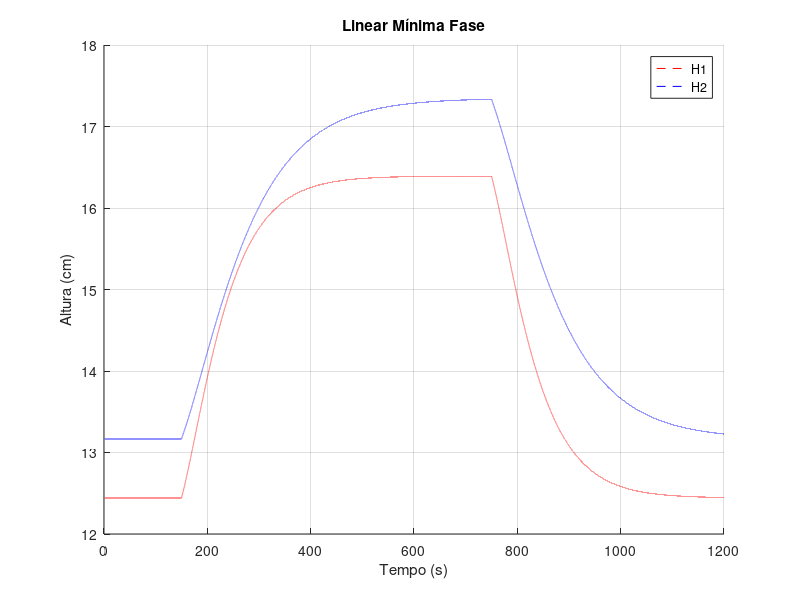

MATLAB code for this plot:
%% Tank Especifications
A1 = 28;
A2 = 32;
A3 = 28;
A4 = 32;

a1 = 0.071;
a2 = 0.057;
a3 = 0.071;
a4 = 0.057;

%kc = 0.5;
kc = 1;
g = 981;

%% Minimum Fase
hp1 = 12.4419;
hp2 = 13.1668;
hp3 = 4.7303;
hp4 = 4.9863;

h1 = 12.4419;
h2 = 13.1668;
h3 = 4.7303;
h4 = 4.9863;

% h1 = 0;
% h2 = 0;
% h3 = 0;
% h4 = 0;

% h1 = 5;
% h2 = 5;
% h3 = 2;
% h4 = 2;

% h1 = 12.4;
% h2 = 12.7;
% h3 = 1.8;
% h4 = 1.4;

% h01 = 12.4;
% h02 = 12.7;
% h03 = 1.8;
% h04 = 1.4;
% dh1 = h01 - hp1
% dh2 = h02 - hp2
% dh3 = h03 - hp3
% dh4 = h04 - hp4

h01 = hp1 + h1;
h02 = hp2 + h2;
h03 = hp3 + h3;
h04 = hp4 + h4;

v01 = 3.15;
v02 = 3.15;
k1 = 3.14;
k2 = 3.29;

y1 = 0.43;
y2 = 0.34;


%% Linearized State-Space
T1 = (A1/a1)*sqrt(2*hp1/g)
T2 = (A2/a2)*sqrt(2*hp2/g)
T3 = (A3/a3)*sqrt(2*hp3/g)
T4 = (A4/a4)*sqrt(2*hp4/g)

c1 = T1*k1*kc/A1;
c2 = T2*k2*kc/A2;
% x' = A*x + B*u
% y = C*x + D*u
% G = C*(inv(sI - A))*B

A = [-(1/T1) 0 (A3/(A1*T3)) 0;
     0 -(1/T2) 0 (A4/(A2*T4));
     0 0 -(1/T3) 0;
     0 0 0 -(1/T4)];
 
B = [y1*k1/A1 0;
    0 y2*k2/A2;
    0 (1 - y2)*k2/A3;
    (1 - y1)*k1/A4 0];

C = [kc 0 0 0; 0 kc 0 0];

%% Entradas do sistema
samp_time = 0.01;
final_time = 1200;
tot_samps = final_time/samp_time;
t = linspace(0, final_time, tot_samps);

vi1 = ones(tot_samps/8,1); 
vi2 = ones(tot_samps/8,1); 
v1 = ones(tot_samps,1);
v2 = ones(tot_samps,1);

% v = [v01*v1 v02*v2];
v = [v01*vi1 v02*vi2;
    (v01+0.5)*vi1 (v02+0.5)*vi2;
    (v01+0.5)*vi1 (v02+0.5)*vi2;
    (v01+0.5)*vi1 (v02+0.5)*vi2;
    (v01+0.5)*vi1 (v02+0.5)*vi2;
    v01*vi1 v02*vi2;
    v01*vi1 v02*vi2;
    v01*vi1 v02*vi2];

% Simula��o do Sistema Linearizado
sys = ss(A,B,C,0)
[y, t] = lsim(sys,v,t,[h01 h02 h03 h04]);
s = [ y(:,1)-hp1 y(:,2)-hp2 ];
save s
figure
%plot(t, y(:,1), '-', t, y(:,2));
grid on
hold on
plot(t, s(:,1), '--red', t, s(:,2),'--blue');
legend('H1','H2','dH1','dH2');
title('Linear Mínima Fase');
ylabel('Altura (cm)');
xlabel('Tempo (s)');